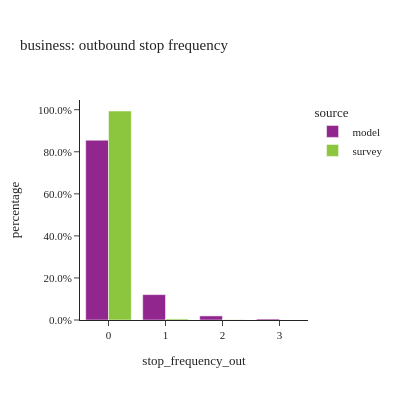
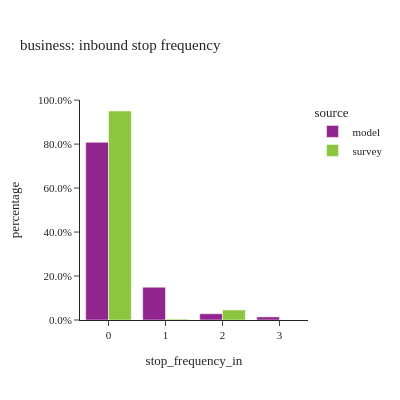
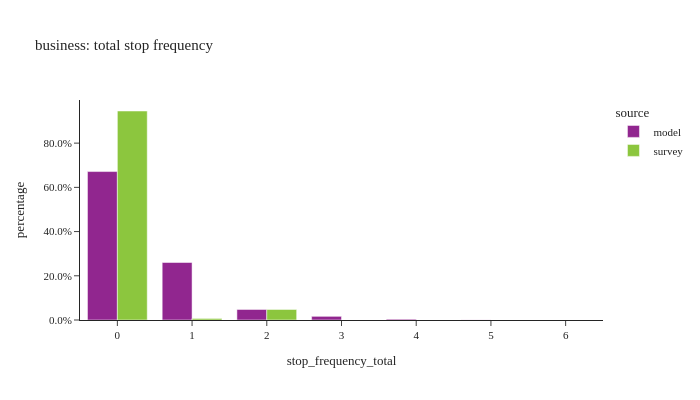

Source (notebook cell) for these figures, in order:
### Code cell
#| layout: [[1,1], [1]]
stopfreq_by_tourtype(tour_data, "business")

### Figure 1 — Plotly figure (JSON) as saved in the notebook; plotly's stock layout.template omitted (floating-point values rounded to 4 significant figures)
{"data": [{"alignmentgroup": "True", "customdata": [[62611], [8840], [1421], [347]], "hovertemplate": "source=model<br>stop_frequency_out=%{x}<br>percentage=%{y}<br>sample_size=%{customdata[0]}<extra></extra>", "legendgroup": "model", "marker": {"color": "#91268F", "pattern": {"shape": ""}}, "name": "model", "offsetgroup": "model", "orientation": "v", "showlegend": true, "textposition": "auto", "type": "bar", "x": ["0", "1", "2", "3"], "xaxis": "x", "y": [0.8551, 0.1207, 0.01941, 0.004739], "yaxis": "y"}, {"alignmentgroup": "True", "customdata": [[56], [5], [1], [1]], "hovertemplate": "source=survey<br>stop_frequency_out=%{x}<br>percentage=%{y}<br>sample_size=%{customdata[0]}<extra></extra>", "legendgroup": "survey", "marker": {"color": "#8CC63E", "pattern": {"shape": ""}}, "name": "survey", "offsetgroup": "survey", "orientation": "v", "showlegend": true, "textposition": "auto", "type": "bar", "x": ["0", "1", "2", "3"], "xaxis": "x", "y": [0.9939, 0.005057, 0.001076, 0.0], "yaxis": "y"}], "layout": {"barmode": "group", "height": 400, "legend": {"title": {"text": "source"}, "tracegroupgap": 0}, "title": {"text": "business: outbound stop frequency"}, "width": 400, "xaxis": {"anchor": "y", "domain": [0.0, 1.0], "title": {"text": "stop_frequency_out"}}, "yaxis": {"anchor": "x", "domain": [0.0, 1.0], "tickformat": ".1%", "title": {"text": "percentage"}}}}

### Figure 2 — Plotly figure (JSON) as saved in the notebook; plotly's stock layout.template omitted (floating-point values rounded to 4 significant figures)
{"data": [{"alignmentgroup": "True", "customdata": [[59184], [10911], [2086], [1038]], "hovertemplate": "source=model<br>stop_frequency_in=%{x}<br>percentage=%{y}<br>sample_size=%{customdata[0]}<extra></extra>", "legendgroup": "model", "marker": {"color": "#91268F", "pattern": {"shape": ""}}, "name": "model", "offsetgroup": "model", "orientation": "v", "showlegend": true, "textposition": "auto", "type": "bar", "x": ["0", "1", "2", "3"], "xaxis": "x", "y": [0.8083, 0.149, 0.02849, 0.01418], "yaxis": "y"}, {"alignmentgroup": "True", "customdata": [[54], [7], [1], [1]], "hovertemplate": "source=survey<br>stop_frequency_in=%{x}<br>percentage=%{y}<br>sample_size=%{customdata[0]}<extra></extra>", "legendgroup": "survey", "marker": {"color": "#8CC63E", "pattern": {"shape": ""}}, "name": "survey", "offsetgroup": "survey", "orientation": "v", "showlegend": true, "textposition": "auto", "type": "bar", "x": ["0", "1", "2", "3"], "xaxis": "x", "y": [0.9505, 0.003988, 0.04549, 0.0], "yaxis": "y"}], "layout": {"barmode": "group", "height": 400, "legend": {"title": {"text": "source"}, "tracegroupgap": 0}, "title": {"text": "business: inbound stop frequency"}, "width": 400, "xaxis": {"anchor": "y", "domain": [0.0, 1.0], "title": {"text": "stop_frequency_in"}}, "yaxis": {"anchor": "x", "domain": [0.0, 1.0], "tickformat": ".1%", "title": {"text": "percentage"}}}}

### Figure 3 — Plotly figure (JSON) as saved in the notebook; plotly's stock layout.template omitted (floating-point values rounded to 4 significant figures)
{"data": [{"alignmentgroup": "True", "customdata": [[49168], [19046], [3485], [1215], [269], [33], [3]], "hovertemplate": "source=model<br>stop_frequency_total=%{x}<br>percentage=%{y}<br>sample_size=%{customdata[0]}<extra></extra>", "legendgroup": "model", "marker": {"color": "#91268F", "pattern": {"shape": ""}}, "name": "model", "offsetgroup": "model", "orientation": "v", "showlegend": true, "textposition": "auto", "type": "bar", "x": [0.0, 1.0, 2.0, 3.0, 4.0, 5.0, 6.0], "xaxis": "x", "y": [0.6715, 0.2601, 0.0476, 0.01659, 0.003674, 0.0004507, 4.097e-05], "yaxis": "y"}, {"alignmentgroup": "True", "customdata": [[51], [6], [5], [1]], "hovertemplate": "source=survey<br>stop_frequency_total=%{x}<br>percentage=%{y}<br>sample_size=%{customdata[0]}<extra></extra>", "legendgroup": "survey", "marker": {"color": "#8CC63E", "pattern": {"shape": ""}}, "name": "survey", "offsetgroup": "survey", "orientation": "v", "showlegend": true, "textposition": "auto", "type": "bar", "x": [0.0, 1.0, 2.0, 6.0], "xaxis": "x", "y": [0.9454, 0.007036, 0.04757, 0.0], "yaxis": "y"}], "layout": {"barmode": "group", "height": 400, "legend": {"title": {"text": "source"}, "tracegroupgap": 0}, "title": {"text": "business: total stop frequency"}, "width": 700, "xaxis": {"anchor": "y", "domain": [0.0, 1.0], "title": {"text": "stop_frequency_total"}}, "yaxis": {"anchor": "x", "domain": [0.0, 1.0], "tickformat": ".1%", "title": {"text": "percentage"}}}}
